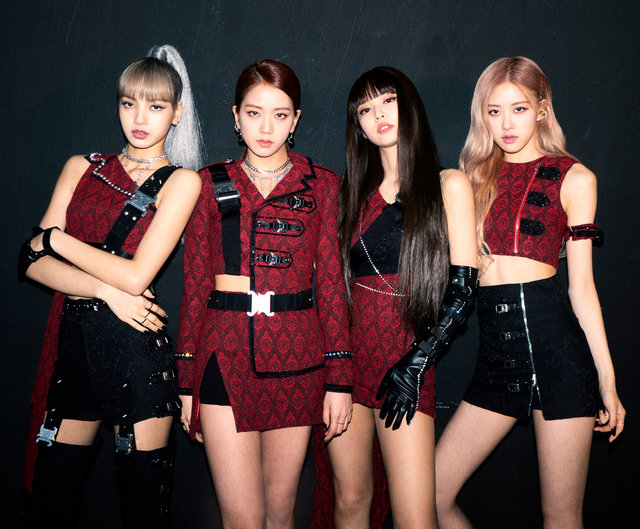
#> input picture HELLO_AI/day01/bp.jpg, 640 x 529 px
$ python mycv08cut.py
#> lines starting #> are read from the running program, lines starting #| are printed output that depends on the picture
import cv2
print(cv2.__version__)

img = cv2.imread('bp.jpg')
#> img is the input picture: shape (529, 640, 3); mean B, G, R 57, 57.4, 78.1
x= 100
y = 100
w = 100
h = 100
img_cropped = img[y:y+h,x:x+w]
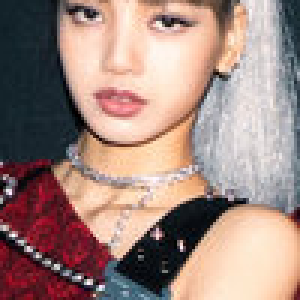
#> img_cropped: shape (100, 100, 3) (shown 3 times larger); mean B, G, R 127.3, 134.9, 161.2

cv2.imshow('k',img)
cv2.imshow('k_c',img_cropped)

cv2.waitKey() # 창 띄어두기

print(img)
#> (printed output is left out)
